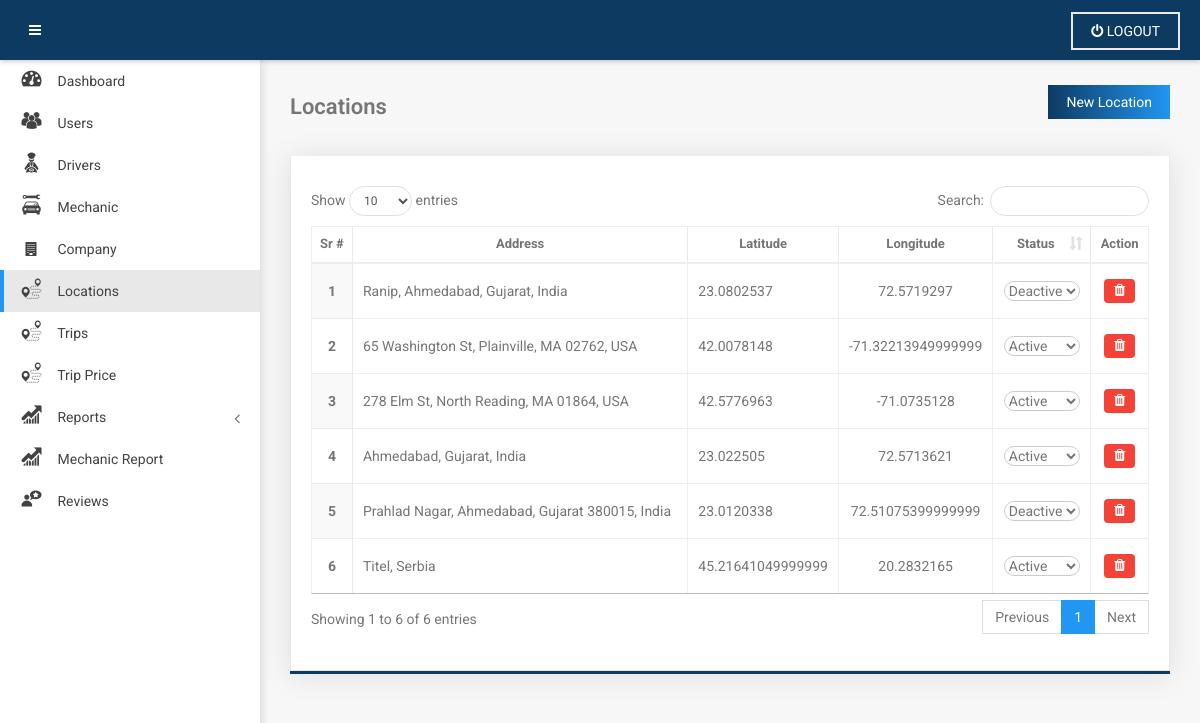
The app's page /locations.php (signed in) with its own data.
### tables this page shows
CREATE TABLE `tbl_location` (
  `id` int(50) NOT NULL,
  `address` varchar(150) NOT NULL,
  `latitude` varchar(50) NOT NULL,
  `longitude` varchar(50) NOT NULL,
  `status` enum('active','deactive') NOT NULL DEFAULT 'active',
  `created_date` timestamp NOT NULL DEFAULT CURRENT_TIMESTAMP
);

### locations.php (the view, shortened to what this page needs)
<?php
$pageName = 'location';
require_once 'adminHeader.php';?>
<div class="page-container row-fluid container-fluid">
    <?php include 'adminSidemenu.php';?>
    <section id="main-content" class=" ">
        <div class="wrapper main-wrapper row" style=''>
            <div class='col-xs-12'>
                <div class="page-title">
                    <div class="pull-left">
                        <h1 class="title">Locations</h1>
                    </div>
                    <div class="pull-right">
                        <div class="right-tools">
                            <button type="button" class="btn btn-primary" data-toggle='modal' data-target='#myModalNew'>New Location</button>
                        </div>
                    </div>
                </div>
            </div>
            <div class="clearfix"></div>
            <div class="col-lg-12">
                <section class="box has-border-left-3">
                    <div class="content-body">
                        <div class="row">
                            <div class="col-xs-12">
                                <div class="table-responsive">
                                    <table id="table-1" class="table table-small-font no-mb table-bordered table-striped">
                                        <thead>
                                            <tr>
                                                <th class="no-sort">Sr #</th>
                                                <th class="no-sort">Address</th>
                                                <th class="no-sort">Latitude</th>
                                                <th class="no-sort">Longitude</th>
                                                <th>Status</th>
                                                <th class="no-sort">Action</th>
                                            </tr>
                                        </thead>
                                        <tbody>
                                        <?php
                                            $selectUser = "SELECT * FROM `tbl_location`";
                                            $resultselectUser = $db->query($selectUser);
                                            if($resultselectUser->num_rows > 0){
                                                $count = 1;
                                            while ($dataselectUser = $resultselectUser->fetch_assoc()) { ?>
                                            <tr>
                                                <th class="text-center"><?php echo $count++;?></th>
                                                <td><?php echo $dataselectUser['address']; ?></td>
                                                <td><?php echo $dataselectUser['latitude'];?></td>
                                                <td class="text-center"><?php echo $dataselectUser['longitude'];?></td>
                                                <td class="text-center">
                                                <select style="border: 1px solid #ccc;background-color: white;border-radius: 500px;" class="selectID" id="<?php echo $dataselectUser['id'];?>">
                                                    <option value="active" <?php if($dataselectUser['status'] == 'active'){ echo 'selected';}?>>Active</option>
                                                    <option value="deactive" <?php if($dataselectUser['status'] == 'deactive'){ echo 'selected';}?>>Deactive</option>
                                                </select></td>
                                                <td class="text-center">
                                                    <a href="#" class="btn btn-danger btn-sm btn-corner-little"><i class="fa fa-trash " onclick='deleteLocation(<?php echo $dataselectUser['id'];?>);'></i></a>
                                                </td>
                                            </tr>
                                        <?php } } ?>
                                        </tbody>
                                    </table>
                                </div>
                            </div>
                        </div>
                    </div>
                </section>
            </div>
        </div>
    </section>
</div>
<?php require_once 'adminFooter.php';?>

### adminHeader.php (shortened to what this page needs)
<!DOCTYPE html>
<html lang="en">
    <head>
        <link href="<?php echo ADMINROOT;?>assets/css/font-awesome.min.css" rel="stylesheet" type="text/css"/>
        <link href="<?php echo ADMINROOT;?>assets/fonts/flaticon/flaticon.css" rel="stylesheet" type="text/css"/>
        <link href="<?php echo ADMINROOT;?>assets/css/pace-theme-flash.css" rel="stylesheet" type="text/css"/>
        <link href="<?php echo ADMINROOT;?>assets/css/bootstrap.min.css" rel="stylesheet" type="text/css"/>
        <link href="<?php echo ADMINROOT;?>assets/css/bootstrap-datetimepicker.min.css" rel="stylesheet" type="text/css"/>
        <link href="<?php echo ADMINROOT;?>assets/css/dataTables.bootstrap.min.css" rel="stylesheet" type="text/css"/>
        <link href="<?php echo ADMINROOT;?>assets/css/animate.min.css" rel="stylesheet" type="text/css"/>
        <link href="<?php echo ADMINROOT;?>assets/css/perfect-scrollbar.css" rel="stylesheet" type="text/css"/>
        <link href="<?php echo ADMINROOT;?>assets/css/icheck.min.css" rel="stylesheet" type="text/css"/>
        <link href="<?php echo ADMINROOT;?>assets/css/img-upload.css" rel="stylesheet" type="text/css"/>
        <link href="<?php echo ADMINROOT;?>assets/css/style.css" rel="stylesheet" type="text/css"/>
        <link href="<?php echo ADMINROOT;?>assets/css/responsive.css" rel="stylesheet" type="text/css"/>
        <link href="assets/css/daterangepicker.css" rel="stylesheet" type="text/css"/>
    </head>
    <body>
        <div class='page-topbar '>
            <div class='quick-area'>
                <div class='pull-left'>
                    <ul class="info-menu left-links list-inline list-unstyled">
                        <li class="sidebar-toggle-wrap">
                            <a href="javascript:;" data-toggle="sidebar" class="sidebar_toggle"><i class="fa fa-bars"></i></a>
                        </li>
                    </ul>
                </div>
                <div class='pull-right'>
                    <ul class="info-menu right-links list-inline list-unstyled">
                        <li class="profile">
                            <a href="<?php echo ADMINROOT;?>logout.php" class="btn btn-border"><i class="fa fa-power-off"></i> Logout</a>
                        </li>
                    </ul>
                </div>
            </div>
        </div>

### adminSidemenu.php (shortened to what this page needs)
<div class="page-sidebar fixedscroll">
    <div class="page-sidebar-wrapper" id="main-menu-wrapper">
        <ul class='wraplist'>
            <li class="<?php if(isset($pageName) && $pageName == 'dashboard'){echo "open";}else{}?>">
                <a href="<?php echo ADMINROOT;?>index.php">
                    <i class="fa flaticon-dashboard"></i>
                    <span class="title">Dashboard</span>
                </a>
            </li>
            <li class="<?php if(isset($pageName) && $pageName == 'userlist'){echo "open";}else{}?>">
                <a href="<?php echo ADMINROOT;?>userList.php">
                    <i class="fa flaticon-multiple-users-silhouette"></i>
                    <span class="title">Users</span>
                </a>
            </li>
            <li class="<?php if(isset($pageName) && $pageName == 'driverlist'){echo "open";}else{}?>">
                <a href="<?php echo ADMINROOT;?>driverList.php">
                    <i class="fa flaticon-driver"></i>
                    <span class="title">Drivers</span>
                </a>
            </li>
            <li class="<?php if(isset($pageName) && $pageName == 'mechaniclist'){echo "open";}else{}?>">
                <a href="<?php echo ADMINROOT;?>mechanicList.php">
                    <i class="fa flaticon-car-with-wrench"></i>
                    <span class="title">Mechanic</span>
                </a>
            </li>
            <li class="<?php if(isset($pageName) && $pageName == 'company'){echo "open";}else{}?>">
                <a href="<?php echo ADMINROOT;?>companyList.php">
                    <i class="fa fa-building"></i>
                    <span class="title">Company</span>
                </a>
            </li -->
            <li class="<?php if(isset($pageName) && $pageName == 'location'){echo "open";}else{}?>">
                <a href="<?php echo ADMINROOT;?>locations.php">
                    <i class="fa flaticon-gps"></i>
                    <span class="title">Locations</span>
                </a>
            </li>
            <li class="<?php if(isset($pageName) && $pageName == 'trips'){echo "open";}else{}?>">
                <a href="<?php echo ADMINROOT;?>trips.php">
                    <i class="fa flaticon-gps"></i>
                    <span class="title">Trips</span>
                </a>
            </li>
            <li class="<?php if(isset($pageName) && $pageName == 'addprice'){echo "open";}else{}?>">
                <a href="<?php echo ADMINROOT;?>addTrip_price.php">
                    <i class="fa flaticon-gps"></i>
                    <span class="title">Trip Price</span>
                </a>
            </li>
            <li class="<?php if(isset($pageName) && $pageName == 'reports'){echo "open";}else{}?>">
                <a href="javascript:;">
                    <i class="fa flaticon-progress-report"></i>
                    <span class="title">Reports</span>
                    <span class="arrow "></span>
                </a>
            </li>
            <li class="<?php if(isset($pageName) && $pageName == 'mechanic-report'){echo "open";}else{}?>">
                <a href="<?php echo ADMINROOT;?>mechanic-report.php">
                    <i class="fa flaticon-progress-report"></i>
                    <span class="title">Mechanic Report</span>
                </a>
            </li>
            <li class="<?php if(isset($pageName) && $pageName == 'reviews'){echo "open";}else{}?>">
                <a href="<?php echo ADMINROOT;?>reviews.php">
                    <i class="fa flaticon-review"></i>
                    <span class="title">Reviews</span>
                </a>
            </li>
        </ul>
    </div>
</div>

### adminFooter.php (shortened to what this page needs)
    </body>
</html>

### records on screen
tbl_location: address "Ranip, Ahmedabad, Gujarat, India", latitude "23.0802537", longitude "72.5719297", status+id "Deactive"
tbl_location: address "65 Washington St, Plainville, MA 02762, USA", latitude "42.0078148", longitude "-71.32213949999999", status+id "Active"
tbl_location: address "278 Elm St, North Reading, MA 01864, USA", latitude "42.5776963", longitude "-71.0735128", status+id "Active"
tbl_location: address "Ahmedabad, Gujarat, India", latitude "23.022505", longitude "72.5713621", status+id "Active"
tbl_location: address "Prahlad Nagar, Ahmedabad, Gujarat 380015, India", latitude "23.0120338", longitude "72.51075399999999", status+id "Deactive"
tbl_location: address "Titel, Serbia", latitude "45.21641049999999", longitude "20.2832165", status+id "Active"
